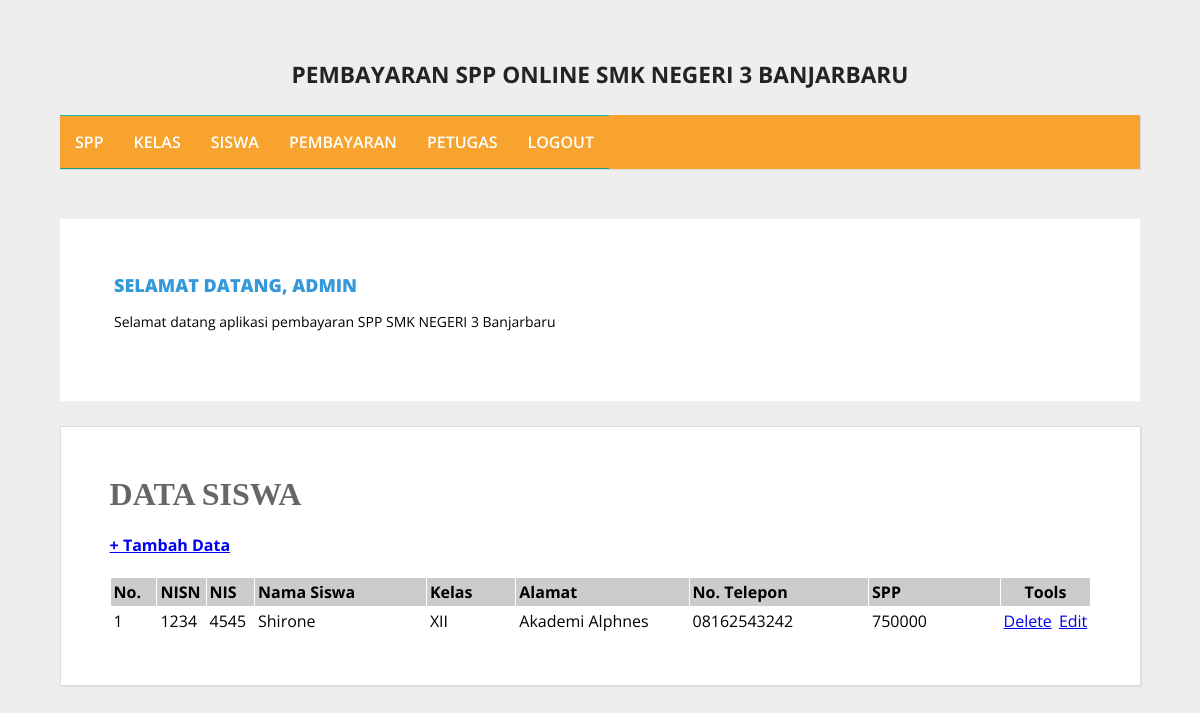
Screenshot of /admin/halaman_admin.php?open=data_siswa (signed in) with the database file from the repository.
### tables this page shows
CREATE TABLE `siswa` (
  `nisn` varchar(10) NOT NULL,
  `nis` varchar(8) NOT NULL,
  `nama` varchar(35) NOT NULL,
  `id_kelas` varchar(11) NOT NULL,
  `alamat` text NOT NULL,
  `no_telp` varchar(15) NOT NULL,
  `id_spp` varchar(5) NOT NULL
);

CREATE TABLE `kelas` (
  `id_kelas` varchar(5) NOT NULL,
  `nama_kelas` varchar(20) NOT NULL,
  `kompetensi_keahlian` varchar(30) NOT NULL
);

CREATE TABLE `spp` (
  `id_spp` varchar(5) NOT NULL,
  `tahun` int(4) NOT NULL,
  `nominal` int(10) NOT NULL
);

### admin/data_siswa_c.php (the view)
<?php
include_once "../src/koneksi.php";
?>
<h1 ><b>DATA SISWA </b></h1>
<h4 > <a href="?open=tambah_siswa">+ Tambah Data</a> </h4>
<table cellspacing="1" cellpadding="3">
    <tr>
        <td width="5%" bgcolor="#CCCCCC"><b>No.</b></td>
         <td width="5%" bgcolor="#CCCCCC"><b>NISN</b></td>
         <td width="5%" bgcolor="#CCCCCC"><b>NIS</b></td>
          <td width="20%" bgcolor="#CCCCCC"><b>Nama Siswa</b></td>
           <td width="10%" bgcolor="#CCCCCC"><b>Kelas</b></td>
            <td width="20%" bgcolor="#CCCCCC"><b>Alamat</b></td>
             <td width="20%" bgcolor="#CCCCCC"><b>No. Telepon</b></td>
              <td width="30%" bgcolor="#CCCCCC"><b>SPP</b></td>
              <td colspan="2" align="center" bgcolor="#CCCCCC"><b>Tools</b></td>
              </tr>
<?php
$sql = mysqli_query($koneksi, "SELECT * FROM kelas JOIN siswa
on kelas.id_kelas = siswa.id_kelas JOIN spp on siswa.id_spp = spp.id_spp");
$nomor =0;
while ($data = mysqli_fetch_array($sql)) {
    $nomor++;
    ?>
    <tr>
        <td> <?php echo $nomor; ?> </td>
        <td> <?php echo $data['nisn']; ?> </td>
        <td> <?php echo $data['nis']; ?> </td>
        <td> <?php echo $data['nama']; ?> </td>
        <td> <?php echo $data['nama_kelas']; ?> </td>
        <td> <?php echo $data['alamat']; ?> </td>
        <td> <?php echo $data['no_telp']; ?> </td>
        <td> <?php echo $data['nominal']; ?> </td>
        <td width="9%" align="center"><a href="?open=hapus_siswa&nisn=<?php echo $data['nisn']; ?>"
        target="_self" onclick="return confirm('YAKIN INGIN MENGHAPUS DATA SISWA INI ... ?')"> Delete</a></td>
        <td width="9%" align="center"><a href="?open=edit_siswa&nisn=<?php echo $data['nisn']; ?>"
        target="_self">Edit</a></td>
</tr>
<?php } ?>
</table>

### src/style.css (style rules this page uses)
body { background: #eee; margin:0; font-family: 'Open Sans', sans-serif; }
.conteudo h1 { padding: 0; margin: 0 0 15px; font-weight: normal; color: #666; font-family: Georgia; }

### rows the page displays
siswa: nisn "1234", nis "4545", nama "Shirone", id_kelas.nama_kelas "XII", alamat "Akademi Alphnes", no_telp "08162543242", id_spp.nominal "750000"

### other values shown
$_SESSION['username'] "ADMIN"
